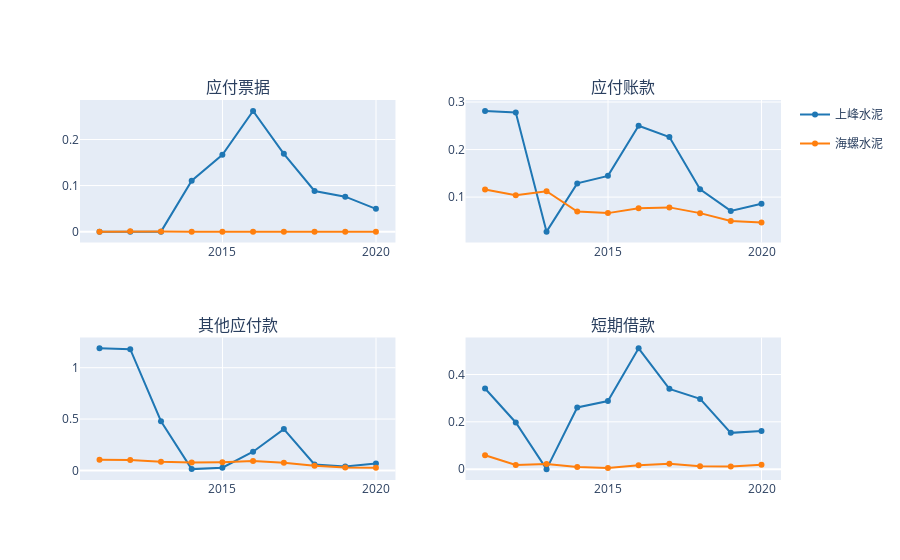

Notebook code cell kept with this figure:
### Code cell
fig = make_subplots(2,2, subplot_titles=['应付票据','应付账款','其他应付款','短期借款',])

for i,k in enumerate(data_dfs.keys()):
    line_ = dict(color=DEFAULT_PLOTLY_COLORS[i])
    data_df = data_dfs[k]
    
    fig.append_trace(go.Scatter(x=data_df.index, y=data_df.notes_payable/data_df.total_revenue,name=k,line=line_,legendgroup=k),1,1)
    fig.append_trace(go.Scatter(x=data_df.index, y=data_df.acct_payable/data_df.total_revenue,name=k,line=line_,legendgroup=k, showlegend=False),1,2)
    fig.append_trace(go.Scatter(x=data_df.index, y=data_df.oth_payable/data_df.total_revenue,name=k,line=line_,legendgroup=k, showlegend=False),2,1)
    fig.append_trace(go.Scatter(x=data_df.index, y=data_df.st_borr/data_df.total_revenue,name=k,line=line_,legendgroup=k, showlegend=False),2,2)
    
fig.show()

### Figure 1 — Plotly figure (JSON) as saved in the notebook; plotly's stock layout.template omitted (floating-point values rounded to 4 significant figures)
{"data": [{"legendgroup": "上峰水泥", "line": {"color": "rgb(31, 119, 180)"}, "name": "上峰水泥", "type": "scatter", "x": ["2010-12-31", "2011-12-31", "2012-12-31", "2013-12-31", "2014-12-31", "2015-12-31", "2016-12-31", "2017-12-31", "2018-12-31", "2019-12-31"], "xaxis": "x", "y": [0, 0, 0, 0.1105, 0.1667, 0.2621, 0.1689, 0.08822, 0.07587, 0.0495], "yaxis": "y"}, {"legendgroup": "上峰水泥", "line": {"color": "rgb(31, 119, 180)"}, "name": "上峰水泥", "showlegend": false, "type": "scatter", "x": ["2010-12-31", "2011-12-31", "2012-12-31", "2013-12-31", "2014-12-31", "2015-12-31", "2016-12-31", "2017-12-31", "2018-12-31", "2019-12-31"], "xaxis": "x2", "y": [0.2814, 0.2781, 0.0273, 0.1288, 0.1446, 0.2501, 0.2263, 0.1164, 0.07093, 0.08606], "yaxis": "y2"}, {"legendgroup": "上峰水泥", "line": {"color": "rgb(31, 119, 180)"}, "name": "上峰水泥", "showlegend": false, "type": "scatter", "x": ["2010-12-31", "2011-12-31", "2012-12-31", "2013-12-31", "2014-12-31", "2015-12-31", "2016-12-31", "2017-12-31", "2018-12-31", "2019-12-31"], "xaxis": "x3", "y": [1.188, 1.181, 0.4794, 0.01244, 0.02618, 0.1822, 0.4023, 0.05732, 0.03693, 0.06815], "yaxis": "y3"}, {"legendgroup": "上峰水泥", "line": {"color": "rgb(31, 119, 180)"}, "name": "上峰水泥", "showlegend": false, "type": "scatter", "x": ["2010-12-31", "2011-12-31", "2012-12-31", "2013-12-31", "2014-12-31", "2015-12-31", "2016-12-31", "2017-12-31", "2018-12-31", "2019-12-31"], "xaxis": "x4", "y": [0.3407, 0.1973, 0, 0.2607, 0.2876, 0.5105, 0.3393, 0.2969, 0.1533, 0.1615], "yaxis": "y4"}, {"legendgroup": "海螺水泥", "line": {"color": "rgb(255, 127, 14)"}, "name": "海螺水泥", "type": "scatter", "x": ["2010-12-31", "2011-12-31", "2012-12-31", "2013-12-31", "2014-12-31", "2015-12-31", "2016-12-31", "2017-12-31", "2018-12-31", "2019-12-31"], "xaxis": "x", "y": [0, 0.0008427, 0.0003059, 0, 0, 0, 0, 0, 0, 0], "yaxis": "y"}, {"legendgroup": "海螺水泥", "line": {"color": "rgb(255, 127, 14)"}, "name": "海螺水泥", "showlegend": false, "type": "scatter", "x": ["2010-12-31", "2011-12-31", "2012-12-31", "2013-12-31", "2014-12-31", "2015-12-31", "2016-12-31", "2017-12-31", "2018-12-31", "2019-12-31"], "xaxis": "x2", "y": [0.1161, 0.1038, 0.1123, 0.06971, 0.06625, 0.07659, 0.0783, 0.06621, 0.04981, 0.04651], "yaxis": "y2"}, {"legendgroup": "海螺水泥", "line": {"color": "rgb(255, 127, 14)"}, "name": "海螺水泥", "showlegend": false, "type": "scatter", "x": ["2010-12-31", "2011-12-31", "2012-12-31", "2013-12-31", "2014-12-31", "2015-12-31", "2016-12-31", "2017-12-31", "2018-12-31", "2019-12-31"], "xaxis": "x3", "y": [0.1047, 0.101, 0.08371, 0.07577, 0.08049, 0.09095, 0.07354, 0.0457, 0.02941, 0.02556], "yaxis": "y3"}, {"legendgroup": "海螺水泥", "line": {"color": "rgb(255, 127, 14)"}, "name": "海螺水泥", "showlegend": false, "type": "scatter", "x": ["2010-12-31", "2011-12-31", "2012-12-31", "2013-12-31", "2014-12-31", "2015-12-31", "2016-12-31", "2017-12-31", "2018-12-31", "2019-12-31"], "xaxis": "x4", "y": [0.05883, 0.01738, 0.02175, 0.00854, 0.004483, 0.01687, 0.0228, 0.01241, 0.01072, 0.01873], "yaxis": "y4"}], "layout": {"annotations": [{"font": {"size": 16}, "showarrow": false, "text": "应付票据", "x": 0.225, "xanchor": "center", "xref": "paper", "y": 1, "yanchor": "bottom", "yref": "paper"}, {"font": {"size": 16}, "showarrow": false, "text": "应付账款", "x": 0.775, "xanchor": "center", "xref": "paper", "y": 1, "yanchor": "bottom", "yref": "paper"}, {"font": {"size": 16}, "showarrow": false, "text": "其他应付款", "x": 0.225, "xanchor": "center", "xref": "paper", "y": 0.375, "yanchor": "bottom", "yref": "paper"}, {"font": {"size": 16}, "showarrow": false, "text": "短期借款", "x": 0.775, "xanchor": "center", "xref": "paper", "y": 0.375, "yanchor": "bottom", "yref": "paper"}], "autosize": true, "xaxis": {"anchor": "y", "autorange": true, "domain": [0, 0.45], "range": ["2010-05-27 23:15:24.3262", "2020-08-04 00:44:35.6738"], "type": "date"}, "xaxis2": {"anchor": "y2", "autorange": true, "domain": [0.55, 1], "range": ["2010-05-27 23:15:24.3262", "2020-08-04 00:44:35.6738"], "type": "date"}, "xaxis3": {"anchor": "y3", "autorange": true, "domain": [0, 0.45], "range": ["2010-05-27 23:15:24.3262", "2020-08-04 00:44:35.6738"], "type": "date"}, "xaxis4": {"anchor": "y4", "autorange": true, "domain": [0.55, 1], "range": ["2010-05-27 23:15:24.3262", "2020-08-04 00:44:35.6738"], "type": "date"}, "yaxis": {"anchor": "x", "autorange": true, "domain": [0.625, 1], "range": [-0.02762, 0.2897], "type": "linear"}, "yaxis2": {"anchor": "x2", "autorange": true, "domain": [0.625, 1], "range": [0.0005195, 0.3082], "type": "linear"}, "yaxis3": {"anchor": "x3", "autorange": true, "domain": [0, 0.375], "range": [-0.1115, 1.312], "type": "linear"}, "yaxis4": {"anchor": "x4", "autorange": true, "domain": [0, 0.375], "range": [-0.05379, 0.5643], "type": "linear"}}}
